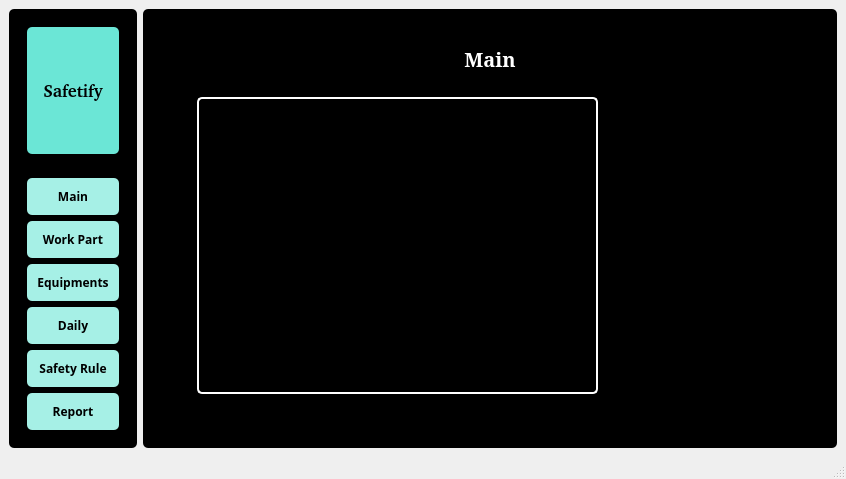
<?xml version="1.0" encoding="UTF-8"?>
<ui version="4.0">
 <class>MainWindow</class>
 <widget class="QMainWindow" name="MainWindow">
  <property name="geometry">
   <rect>
    <x>0</x>
    <y>0</y>
    <width>846</width>
    <height>479</height>
   </rect>
  </property>
  <property name="windowTitle">
   <string>MainWindow</string>
  </property>
  <widget class="QWidget" name="centralwidget">
   <property name="styleSheet">
    <string notr="true">#centralwidget QWidget{
	border-radius: 5px;
	background-color: black;
	color: white;
}
#frame_3 QLabel{
	background-color: #6BE6D6;
	color: black;
}
#frame_4 QPushButton{
	padding: 10px;
	border-radius: 5px;
	background-color: #A6F0E6;
	color: black;
}
#frame_4 QPushButton:hover{
	background-color: #95D8CF;
	color: black;
}
#frame_27 QTableWidget{
	border-radius: 10px;
	background-color: #CEEDE9;
	color: black;
}
#frame_27 QFrame{
	background-color: #CEEDE9;
	color: black;
}
#frame_20 QLabel{
	color: black;
}
#frame_17 QLabel{
	border-radius: 5px;
	border: 2px solid white;
}#frame_19 QLabel{
	color:black;
}</string>
   </property>
   <layout class="QHBoxLayout" name="horizontalLayout">
    <item>
     <widget class="QFrame" name="frame">
      <property name="frameShape">
       <enum>QFrame::StyledPanel</enum>
      </property>
      <property name="frameShadow">
       <enum>QFrame::Raised</enum>
      </property>
      <layout class="QVBoxLayout" name="verticalLayout">
       <item>
        <widget class="QFrame" name="frame_3">
         <property name="frameShape">
          <enum>QFrame::StyledPanel</enum>
         </property>
         <property name="frameShadow">
          <enum>QFrame::Raised</enum>
         </property>
         <layout class="QHBoxLayout" name="horizontalLayout_2">
          <item>
           <widget class="QLabel" name="label">
            <property name="font">
             <font>
              <family>URW Bookman [urw]</family>
              <pointsize>13</pointsize>
              <weight>75</weight>
              <italic>false</italic>
              <bold>true</bold>
             </font>
            </property>
            <property name="text">
             <string>Safetify</string>
            </property>
            <property name="alignment">
             <set>Qt::AlignCenter</set>
            </property>
           </widget>
          </item>
         </layout>
        </widget>
       </item>
       <item>
        <widget class="QFrame" name="frame_4">
         <property name="frameShape">
          <enum>QFrame::StyledPanel</enum>
         </property>
         <property name="frameShadow">
          <enum>QFrame::Raised</enum>
         </property>
         <layout class="QVBoxLayout" name="verticalLayout_2">
          <item>
           <widget class="QPushButton" name="btn1">
            <property name="font">
             <font>
              <family>Sans Serif</family>
              <weight>75</weight>
              <bold>true</bold>
             </font>
            </property>
            <property name="text">
             <string>Main</string>
            </property>
           </widget>
          </item>
          <item>
           <widget class="QPushButton" name="btn2">
            <property name="font">
             <font>
              <family>Sans Serif</family>
              <weight>75</weight>
              <bold>true</bold>
             </font>
            </property>
            <property name="text">
             <string>Work Part</string>
            </property>
           </widget>
          </item>
          <item>
           <widget class="QPushButton" name="btn3">
            <property name="font">
             <font>
              <family>Sans Serif</family>
              <weight>75</weight>
              <bold>true</bold>
             </font>
            </property>
            <property name="text">
             <string>Equipments</string>
            </property>
           </widget>
          </item>
          <item>
           <widget class="QPushButton" name="btn4">
            <property name="font">
             <font>
              <family>Sans Serif</family>
              <weight>75</weight>
              <bold>true</bold>
             </font>
            </property>
            <property name="text">
             <string>Daily</string>
            </property>
           </widget>
          </item>
          <item>
           <widget class="QPushButton" name="btn5">
            <property name="font">
             <font>
              <family>Sans Serif</family>
              <weight>75</weight>
              <bold>true</bold>
             </font>
            </property>
            <property name="text">
             <string>Safety Rule</string>
            </property>
           </widget>
          </item>
          <item>
           <widget class="QPushButton" name="btn6">
            <property name="font">
             <font>
              <family>Sans Serif</family>
              <weight>75</weight>
              <bold>true</bold>
             </font>
            </property>
            <property name="text">
             <string>Report</string>
            </property>
           </widget>
          </item>
         </layout>
        </widget>
       </item>
      </layout>
     </widget>
    </item>
    <item>
     <widget class="QFrame" name="frame_2">
      <property name="frameShape">
       <enum>QFrame::StyledPanel</enum>
      </property>
      <property name="frameShadow">
       <enum>QFrame::Raised</enum>
      </property>
      <layout class="QVBoxLayout" name="verticalLayout_3">
       <item>
        <widget class="QFrame" name="frame_6">
         <property name="frameShape">
          <enum>QFrame::StyledPanel</enum>
         </property>
         <property name="frameShadow">
          <enum>QFrame::Raised</enum>
         </property>
         <layout class="QVBoxLayout" name="verticalLayout_4">
          <item>
           <widget class="QStackedWidget" name="stackedWidget">
            <property name="font">
             <font>
              <pointsize>15</pointsize>
             </font>
            </property>
            <property name="currentIndex">
             <number>0</number>
            </property>
            <widget class="QWidget" name="page">
             <layout class="QVBoxLayout" name="verticalLayout_5">
              <item>
               <widget class="QFrame" name="frame_11">
                <property name="sizePolicy">
                 <sizepolicy hsizetype="Preferred" vsizetype="Preferred">
                  <horstretch>0</horstretch>
                  <verstretch>0</verstretch>
                 </sizepolicy>
                </property>
                <property name="frameShape">
                 <enum>QFrame::StyledPanel</enum>
                </property>
                <property name="frameShadow">
                 <enum>QFrame::Raised</enum>
                </property>
                <layout class="QVBoxLayout" name="verticalLayout_6">
                 <item>
                  <widget class="QLabel" name="label_4">
                   <property name="font">
                    <font>
                     <family>Serif</family>
                     <pointsize>15</pointsize>
                     <weight>75</weight>
                     <italic>false</italic>
                     <bold>true</bold>
                    </font>
                   </property>
                   <property name="text">
                    <string>Main</string>
                   </property>
                   <property name="alignment">
                    <set>Qt::AlignCenter</set>
                   </property>
                  </widget>
                 </item>
                 <item>
                  <widget class="QFrame" name="frame_13">
                   <property name="sizePolicy">
                    <sizepolicy hsizetype="Preferred" vsizetype="Expanding">
                     <horstretch>0</horstretch>
                     <verstretch>0</verstretch>
                    </sizepolicy>
                   </property>
                   <property name="frameShape">
                    <enum>QFrame::StyledPanel</enum>
                   </property>
                   <property name="frameShadow">
                    <enum>QFrame::Raised</enum>
                   </property>
                   <layout class="QHBoxLayout" name="horizontalLayout_7">
                    <item>
                     <widget class="QFrame" name="frame_17">
                      <property name="sizePolicy">
                       <sizepolicy hsizetype="Preferred" vsizetype="Preferred">
                        <horstretch>7</horstretch>
                        <verstretch>0</verstretch>
                       </sizepolicy>
                      </property>
                      <property name="frameShape">
                       <enum>QFrame::StyledPanel</enum>
                      </property>
                      <property name="frameShadow">
                       <enum>QFrame::Raised</enum>
                      </property>
                      <layout class="QGridLayout" name="gridLayout_2">
                       <item row="0" column="0">
                        <widget class="QLabel" name="cameraLabel">
                         <property name="enabled">
                          <bool>true</bool>
                         </property>
                         <property name="sizePolicy">
                          <sizepolicy hsizetype="MinimumExpanding" vsizetype="MinimumExpanding">
                           <horstretch>0</horstretch>
                           <verstretch>0</verstretch>
                          </sizepolicy>
                         </property>
                         <property name="maximumSize">
                          <size>
                           <width>700</width>
                           <height>480</height>
                          </size>
                         </property>
                         <property name="sizeIncrement">
                          <size>
                           <width>0</width>
                           <height>0</height>
                          </size>
                         </property>
                         <property name="frameShape">
                          <enum>QFrame::NoFrame</enum>
                         </property>
                         <property name="text">
                          <string/>
                         </property>
                        </widget>
                       </item>
                      </layout>
                     </widget>
                    </item>
                    <item>
                     <widget class="QFrame" name="frame_18">
                      <property name="sizePolicy">
                       <sizepolicy hsizetype="Preferred" vsizetype="Preferred">
                        <horstretch>3</horstretch>
                        <verstretch>0</verstretch>
                       </sizepolicy>
                      </property>
                      <property name="frameShape">
                       <enum>QFrame::StyledPanel</enum>
                      </property>
                      <property name="frameShadow">
                       <enum>QFrame::Raised</enum>
                      </property>
                      <layout class="QVBoxLayout" name="verticalLayout_10">
                       <item>
                        <widget class="QFrame" name="frame_19">
                         <property name="frameShape">
                          <enum>QFrame::StyledPanel</enum>
                         </property>
                         <property name="frameShadow">
                          <enum>QFrame::Raised</enum>
                         </property>
                         <layout class="QGridLayout" name="gridLayout_5">
                          <item row="0" column="0">
                           <widget class="QLabel" name="box_gray">
                            <property name="sizePolicy">
                             <sizepolicy hsizetype="Preferred" vsizetype="Preferred">
                              <horstretch>0</horstretch>
                              <verstretch>0</verstretch>
                             </sizepolicy>
                            </property>
                            <property name="text">
                             <string/>
                            </property>
                            <property name="alignment">
                             <set>Qt::AlignCenter</set>
                            </property>
                           </widget>
                          </item>
                         </layout>
                        </widget>
                       </item>
                       <item>
                        <widget class="QFrame" name="frame_20">
                         <property name="frameShape">
                          <enum>QFrame::StyledPanel</enum>
                         </property>
                         <property name="frameShadow">
                          <enum>QFrame::Raised</enum>
                         </property>
                         <layout class="QHBoxLayout" name="horizontalLayout_3">
                          <item>
                           <widget class="QLabel" name="box_green">
                            <property name="text">
                             <string/>
                            </property>
                            <property name="alignment">
                             <set>Qt::AlignCenter</set>
                            </property>
                           </widget>
                          </item>
                          <item>
                           <widget class="QLabel" name="box_red">
                            <property name="text">
                             <string/>
                            </property>
                            <property name="alignment">
                             <set>Qt::AlignCenter</set>
                            </property>
                           </widget>
                          </item>
                         </layout>
                        </widget>
                       </item>
                      </layout>
                     </widget>
                    </item>
                   </layout>
                  </widget>
                 </item>
                </layout>
               </widget>
              </item>
             </layout>
            </widget>
            <widget class="QWidget" name="page2">
             <layout class="QGridLayout" name="gridLayout">
              <item row="0" column="0">
               <widget class="QFrame" name="frame_12">
                <property name="frameShape">
                 <enum>QFrame::StyledPanel</enum>
                </property>
                <property name="frameShadow">
                 <enum>QFrame::Raised</enum>
                </property>
                <layout class="QVBoxLayout" name="verticalLayout_8">
                 <item alignment="Qt::AlignTop">
                  <widget class="QLabel" name="label_5">
                   <property name="font">
                    <font>
                     <family>Serif</family>
                     <pointsize>15</pointsize>
                     <weight>75</weight>
                     <bold>true</bold>
                    </font>
                   </property>
                   <property name="text">
                    <string>Violation Amount by Work Part</string>
                   </property>
                   <property name="alignment">
                    <set>Qt::AlignCenter</set>
                   </property>
                  </widget>
                 </item>
                 <item>
                  <widget class="QFrame" name="frame_14">
                   <property name="sizePolicy">
                    <sizepolicy hsizetype="Preferred" vsizetype="Expanding">
                     <horstretch>0</horstretch>
                     <verstretch>0</verstretch>
                    </sizepolicy>
                   </property>
                   <property name="frameShape">
                    <enum>QFrame::StyledPanel</enum>
                   </property>
                   <property name="frameShadow">
                    <enum>QFrame::Raised</enum>
                   </property>
                   <layout class="QGridLayout" name="gridLayout_4">
                    <item row="0" column="0">
                     <widget class="QLabel" name="workChart">
                      <property name="text">
                       <string/>
                      </property>
                     </widget>
                    </item>
                   </layout>
                  </widget>
                 </item>
                </layout>
               </widget>
              </item>
             </layout>
            </widget>
            <widget class="QWidget" name="page3">
             <layout class="QVBoxLayout" name="verticalLayout_7">
              <item>
               <widget class="QFrame" name="frame_15">
                <property name="frameShape">
                 <enum>QFrame::StyledPanel</enum>
                </property>
                <property name="frameShadow">
                 <enum>QFrame::Raised</enum>
                </property>
                <layout class="QVBoxLayout" name="verticalLayout_9">
                 <item alignment="Qt::AlignTop">
                  <widget class="QLabel" name="label_6">
                   <property name="font">
                    <font>
                     <family>Serif</family>
                     <pointsize>15</pointsize>
                     <weight>75</weight>
                     <bold>true</bold>
                    </font>
                   </property>
                   <property name="text">
                    <string>Violation Amount by Equipments</string>
                   </property>
                   <property name="alignment">
                    <set>Qt::AlignCenter</set>
                   </property>
                  </widget>
                 </item>
                 <item>
                  <widget class="QFrame" name="frame_16">
                   <property name="sizePolicy">
                    <sizepolicy hsizetype="Preferred" vsizetype="Expanding">
                     <horstretch>0</horstretch>
                     <verstretch>0</verstretch>
                    </sizepolicy>
                   </property>
                   <property name="frameShape">
                    <enum>QFrame::StyledPanel</enum>
                   </property>
                   <property name="frameShadow">
                    <enum>QFrame::Raised</enum>
                   </property>
                   <layout class="QGridLayout" name="gridLayout_9">
                    <item row="0" column="0">
                     <widget class="QLabel" name="equipChart">
                      <property name="text">
                       <string/>
                      </property>
                     </widget>
                    </item>
                   </layout>
                  </widget>
                 </item>
                </layout>
               </widget>
              </item>
             </layout>
            </widget>
            <widget class="QWidget" name="page4">
             <layout class="QGridLayout" name="gridLayout_6">
              <item row="0" column="0">
               <widget class="QFrame" name="frame_7">
                <property name="frameShape">
                 <enum>QFrame::StyledPanel</enum>
                </property>
                <property name="frameShadow">
                 <enum>QFrame::Raised</enum>
                </property>
                <layout class="QVBoxLayout" name="verticalLayout_11">
                 <item alignment="Qt::AlignTop">
                  <widget class="QLabel" name="label_11">
                   <property name="font">
                    <font>
                     <family>Serif</family>
                     <pointsize>15</pointsize>
                     <weight>75</weight>
                     <bold>true</bold>
                    </font>
                   </property>
                   <property name="text">
                    <string>Daily Violation Amount</string>
                   </property>
                   <property name="alignment">
                    <set>Qt::AlignCenter</set>
                   </property>
                  </widget>
                 </item>
                 <item>
                  <widget class="QFrame" name="frame_23">
                   <property name="sizePolicy">
                    <sizepolicy hsizetype="Preferred" vsizetype="Expanding">
                     <horstretch>0</horstretch>
                     <verstretch>0</verstretch>
                    </sizepolicy>
                   </property>
                   <property name="frameShape">
                    <enum>QFrame::StyledPanel</enum>
                   </property>
                   <property name="frameShadow">
                    <enum>QFrame::Raised</enum>
                   </property>
                   <layout class="QGridLayout" name="gridLayout_10">
                    <item row="0" column="0">
                     <widget class="QLabel" name="dailyChart">
                      <property name="text">
                       <string/>
                      </property>
                     </widget>
                    </item>
                   </layout>
                  </widget>
                 </item>
                </layout>
               </widget>
              </item>
             </layout>
            </widget>
            <widget class="QWidget" name="page5">
             <layout class="QGridLayout" name="gridLayout_7">
              <item row="0" column="0">
               <widget class="QFrame" name="frame_24">
                <property name="frameShape">
                 <enum>QFrame::StyledPanel</enum>
                </property>
                <property name="frameShadow">
                 <enum>QFrame::Raised</enum>
                </property>
                <layout class="QVBoxLayout" name="verticalLayout_12">
                 <item alignment="Qt::AlignTop">
                  <widget class="QLabel" name="label_12">
                   <property name="font">
                    <font>
                     <family>Serif</family>
                     <pointsize>15</pointsize>
                     <weight>75</weight>
                     <bold>true</bold>
                    </font>
                   </property>
                   <property name="text">
                    <string>⛑️ Safety Rule</string>
                   </property>
                   <property name="alignment">
                    <set>Qt::AlignCenter</set>
                   </property>
                  </widget>
                 </item>
                 <item>
                  <widget class="QFrame" name="frame_25">
                   <property name="sizePolicy">
                    <sizepolicy hsizetype="Preferred" vsizetype="Expanding">
                     <horstretch>0</horstretch>
                     <verstretch>0</verstretch>
                    </sizepolicy>
                   </property>
                   <property name="frameShape">
                    <enum>QFrame::StyledPanel</enum>
                   </property>
                   <property name="frameShadow">
                    <enum>QFrame::Raised</enum>
                   </property>
                   <layout class="QHBoxLayout" name="horizontalLayout_4">
                    <item>
                     <widget class="QFrame" name="frame_5">
                      <property name="frameShape">
                       <enum>QFrame::StyledPanel</enum>
                      </property>
                      <property name="frameShadow">
                       <enum>QFrame::Raised</enum>
                      </property>
                      <layout class="QVBoxLayout" name="verticalLayout_14">
                       <item>
                        <widget class="QLabel" name="rule1">
                         <property name="font">
                          <font>
                           <family>Ubuntu Sans</family>
                           <weight>50</weight>
                           <bold>false</bold>
                          </font>
                         </property>
                         <property name="text">
                          <string/>
                         </property>
                        </widget>
                       </item>
                       <item>
                        <widget class="QLabel" name="rule2">
                         <property name="font">
                          <font>
                           <family>Ubuntu Sans</family>
                           <weight>50</weight>
                           <bold>false</bold>
                          </font>
                         </property>
                         <property name="text">
                          <string/>
                         </property>
                        </widget>
                       </item>
                       <item>
                        <widget class="QLabel" name="rule3">
                         <property name="font">
                          <font>
                           <family>Ubuntu Sans</family>
                           <weight>50</weight>
                           <bold>false</bold>
                          </font>
                         </property>
                         <property name="text">
                          <string/>
                         </property>
                        </widget>
                       </item>
                       <item>
                        <widget class="QLabel" name="rule4">
                         <property name="font">
                          <font>
                           <family>Ubuntu Sans</family>
                           <weight>50</weight>
                           <bold>false</bold>
                          </font>
                         </property>
                         <property name="text">
                          <string/>
                         </property>
                        </widget>
                       </item>
                      </layout>
                     </widget>
                    </item>
                    <item>
                     <widget class="QFrame" name="frame_8">
                      <property name="frameShape">
                       <enum>QFrame::StyledPanel</enum>
                      </property>
                      <property name="frameShadow">
                       <enum>QFrame::Raised</enum>
                      </property>
                      <layout class="QGridLayout" name="gridLayout_11">
                       <item row="0" column="0">
                        <widget class="QLabel" name="bono">
                         <property name="text">
                          <string/>
                         </property>
                        </widget>
                       </item>
                      </layout>
                     </widget>
                    </item>
                   </layout>
                  </widget>
                 </item>
                </layout>
               </widget>
              </item>
             </layout>
            </widget>
            <widget class="QWidget" name="page6">
             <layout class="QGridLayout" name="gridLayout_8">
              <item row="0" column="0">
               <widget class="QFrame" name="frame_26">
                <property name="frameShape">
                 <enum>QFrame::StyledPanel</enum>
                </property>
                <property name="frameShadow">
                 <enum>QFrame::Raised</enum>
                </property>
                <layout class="QVBoxLayout" name="verticalLayout_13">
                 <item alignment="Qt::AlignTop">
                  <widget class="QLabel" name="label_13">
                   <property name="font">
                    <font>
                     <family>Serif</family>
                     <pointsize>15</pointsize>
                     <weight>75</weight>
                     <bold>true</bold>
                    </font>
                   </property>
                   <property name="text">
                    <string>Report Log</string>
                   </property>
                   <property name="alignment">
                    <set>Qt::AlignCenter</set>
                   </property>
                  </widget>
                 </item>
                 <item>
                  <widget class="QFrame" name="frame_27">
                   <property name="sizePolicy">
                    <sizepolicy hsizetype="Preferred" vsizetype="Expanding">
                     <horstretch>0</horstretch>
                     <verstretch>0</verstretch>
                    </sizepolicy>
                   </property>
                   <property name="frameShape">
                    <enum>QFrame::StyledPanel</enum>
                   </property>
                   <property name="frameShadow">
                    <enum>QFrame::Raised</enum>
                   </property>
                   <layout class="QGridLayout" name="gridLayout_3">
                    <item row="0" column="0">
                     <widget class="QTableWidget" name="table">
                      <column>
                       <property name="text">
                        <string>Type</string>
                       </property>
                      </column>
                      <column>
                       <property name="text">
                        <string>Equipment</string>
                       </property>
                      </column>
                      <column>
                       <property name="text">
                        <string>Accident</string>
                       </property>
                      </column>
                      <column>
                       <property name="text">
                        <string>Img Path</string>
                       </property>
                      </column>
                      <column>
                       <property name="text">
                        <string>Date</string>
                       </property>
                      </column>
                     </widget>
                    </item>
                   </layout>
                  </widget>
                 </item>
                </layout>
               </widget>
              </item>
             </layout>
            </widget>
           </widget>
          </item>
         </layout>
        </widget>
       </item>
      </layout>
     </widget>
    </item>
   </layout>
  </widget>
  <widget class="QMenuBar" name="menubar">
   <property name="geometry">
    <rect>
     <x>0</x>
     <y>0</y>
     <width>846</width>
     <height>24</height>
    </rect>
   </property>
  </widget>
  <widget class="QStatusBar" name="statusbar"/>
 </widget>
 <resources/>
 <connections/>
</ui>
